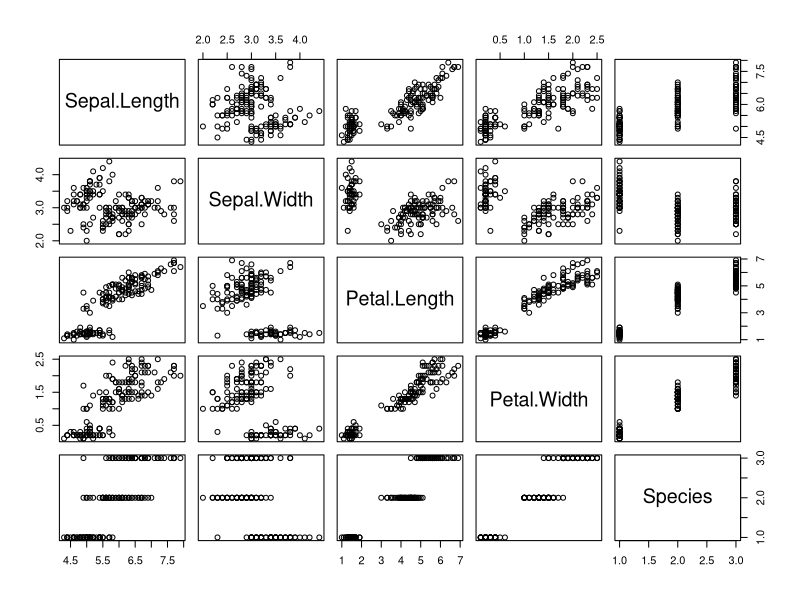
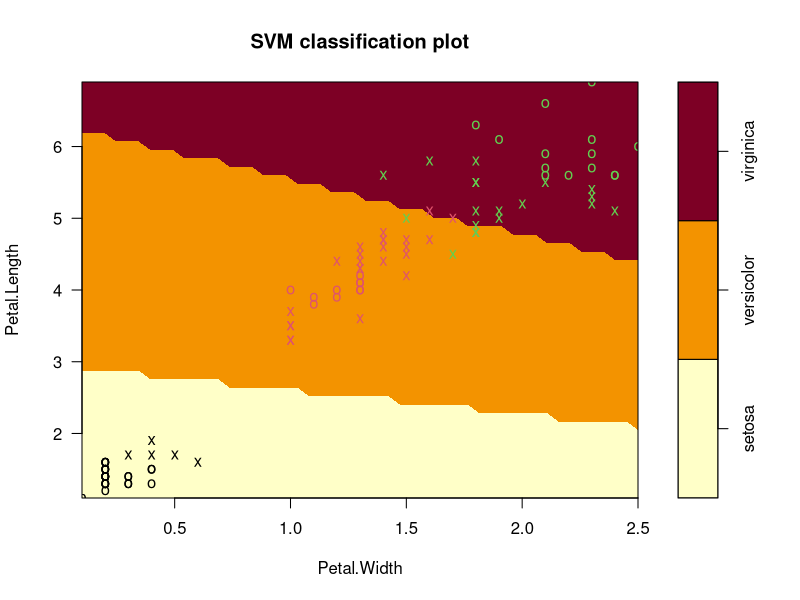
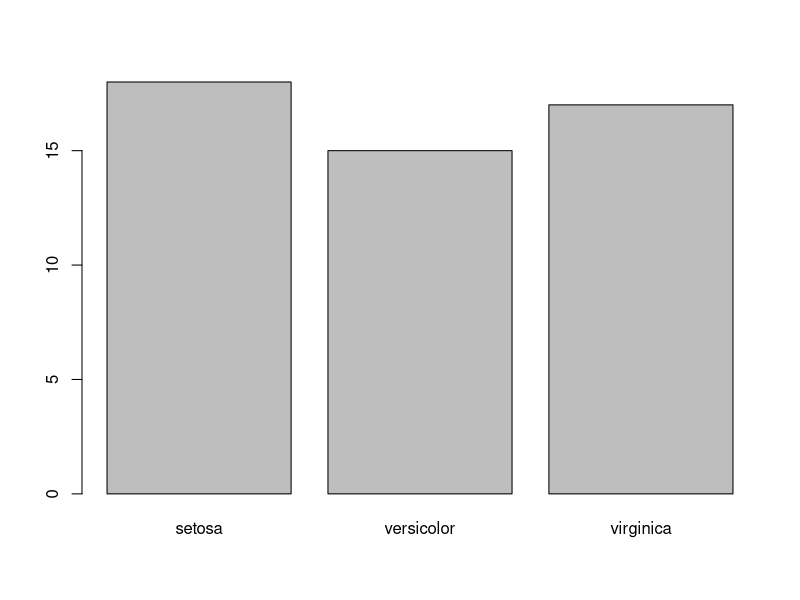

These charts were generated, in order, by the following R code:
#Loading Packages and Libraries
#install.packages("caret")
#install.packages("caretEnsemble")
#library(caret)
library(e1071)


#Plotting Dataset to see how it looks like
plot(iris)
s<- sample(150,100)
col<- c("Petal.Length", "Petal.Width", "Species")
iris_train <- iris[s,col]
iris_test <- iris[-s,col]

#Building SVM-Linear Model
svmfit <- svm(Species~., data=iris_train, kernel="linear", cost=0.1, scale=FALSE)
print(svmfit)
plot(svmfit, iris_train[,col])


#Cross-Validation Using tune() function:
tuned <- tune(svm, Species~., data=iris_train, kernel="linear", ranges = list(cost=c(0.001, 0.01, 0.1, 1, 10, 100)))
summary(tuned)


#Predicting using Test set
p <- predict(svmfit, iris_test[,col], type="class")
plot(p)
table(p, iris_test[,3])
mean(p == iris_test[,3])